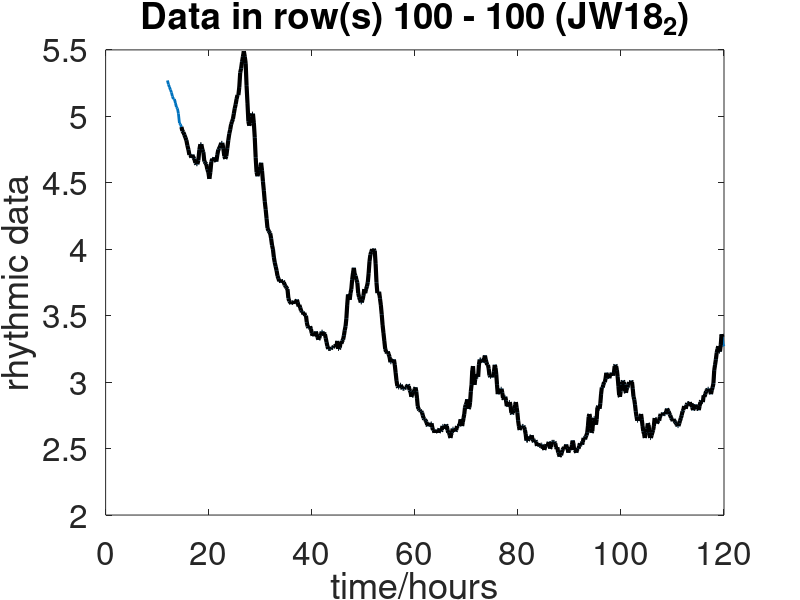
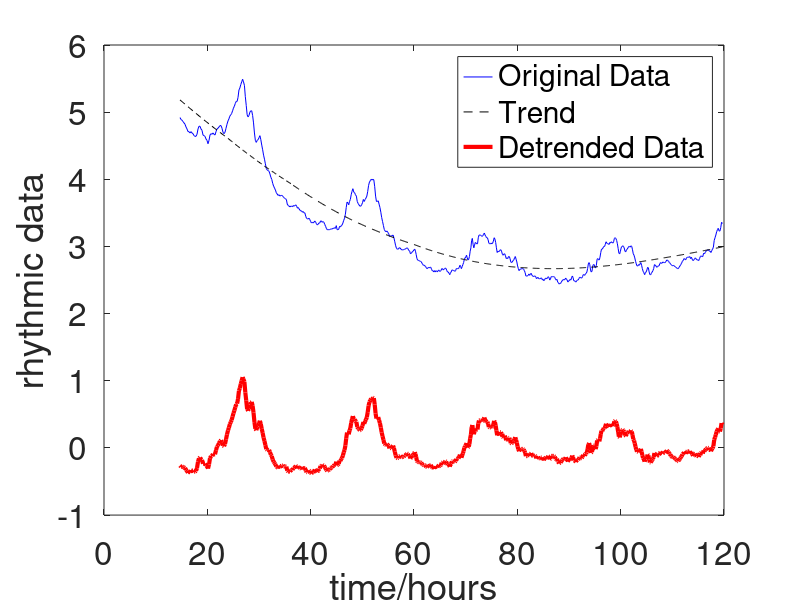
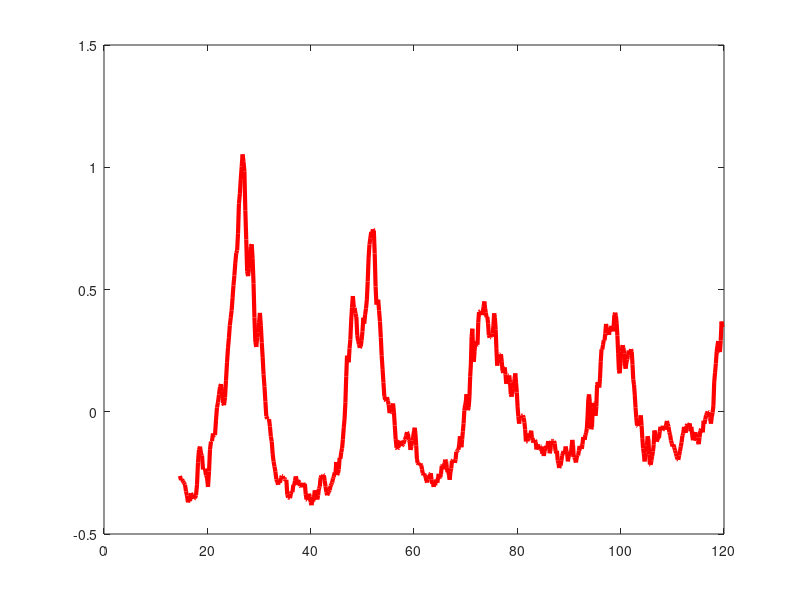

Recreate these plots in MATLAB, in order. (Note: this script raises an error after producing the figures.)
%%% Load 'CIRC_Data_Cell.mat'
%%% Select certain data entry for specific genotype
%%% Detrend, smooth, and normalize the data entry
%%% Prepare data for the optimization algorithms
%%% Written by Zheming An
clear, close all

%% Load race tube data from 'CIRC_Data_Cell.mat'
CIRC_Data_Cell = load('CIRC_Data_Cell.mat');
CIRC_Data_Cell = CIRC_Data_Cell.CIRC_Data_Cell;
Size_CIRC_Data_Cell = size(CIRC_Data_Cell,1);
data_range = 100; % check 'CIRC_Data_Cell.mat', select the data entries for specific genotypes,
                  % e.g., data_range = 100 corresponds to genotype JW18_2,
                  % data_range = 99:101 corresponds to the average of three
                  % entries of genotype JW18

allCIRC_Data = 0; 

for i = data_range
CIRC_LD_Phase_Data_1  = CIRC_Data_Cell{i,3}(1:end);
CIRC_LD_Time_Data     = CIRC_Data_Cell{i,2}(1:end);

figure(1);
plot(CIRC_LD_Time_Data, CIRC_LD_Phase_Data_1, 'LineWidth',2)
xlabel('time/hours')
ylabel('rhythmic data')
hold on

title_string = sprintf('Data in row(s) %d - %d (%s)', data_range(1), data_range(end), char(CIRC_Data_Cell{data_range(1),1})); 
title(title_string)
set(gca, 'FontSize', 24) 
allCIRC_Data = allCIRC_Data + CIRC_LD_Phase_Data_1; 
end

% Data truncation (based on the features of each data entry, remove the front and end of the data)
data_range_truncation = 15:685; % Choose manually to make the data processable
allCIRC_Data = allCIRC_Data(data_range_truncation);
CIRC_LD_Time_Data = CIRC_LD_Time_Data(data_range_truncation);

% Taking average if there are more than one entries selected
CIRC_LD_Phase_Data = allCIRC_Data / length(data_range);
figure(1);
plot(CIRC_LD_Time_Data, CIRC_LD_Phase_Data, 'k', 'LineWidth',3)



%% Detrend the selected race tube data by subtracting linear/quadratic/cubic trend
Detrend_LD_Data = detrend(CIRC_LD_Phase_Data,3); % Detrand by subtracting the cubic trend
figure(2);
plot(CIRC_LD_Time_Data, CIRC_LD_Phase_Data,'b',...
     CIRC_LD_Time_Data, CIRC_LD_Phase_Data - Detrend_LD_Data, '--k',...
     CIRC_LD_Time_Data, Detrend_LD_Data, 'r',...
     'LineWidth',3)
xlabel('time/hours')
ylabel('rhythmic data')
legend('Original Data', 'Trend', 'Detrended Data')
set(gca, 'FontSize', 24)



%% Smooth the detrended race tube data with function csaps (Cubic smoothing spline)
figure(3);
plot(CIRC_LD_Time_Data, Detrend_LD_Data,'r', 'LineWidth',3)
hold on

factor = 0.005; % factor is called the smoothing parameter
s0 = csaps(CIRC_LD_Time_Data, Detrend_LD_Data,factor);
fnplt(s0,'b',3); % plot the smoothed data
Smoothed_LD = fnval(s0,CIRC_LD_Time_Data);
xlabel('time/hours')
ylabel('rhythmic data')
legend('Detrended Data', 'Smoothed Data')
set(gca, 'FontSize', 24)



%% Normalize the smoothed race tube data to make the amplitude equals to 1
fh = figure(4); 
fh.WindowState = 'maximized';
plot(CIRC_LD_Time_Data, Detrend_LD_Data,'g', 'LineWidth',3)
hold on
xticks(0:24:120)
xlabel('time/hours')
ylabel('rhythmic data')
set(gca,'FontSize',24)
ylim([-1.1 1.1])
title_string_2 = sprintf('Data in %d - %d (%s), range in %d - %d,\n smoothing parameter = %d', ...
    data_range(1), data_range(end), char(CIRC_Data_Cell{data_range(1),1}),...
    data_range_truncation(1), data_range_truncation(end), factor); 
title(title_string_2)

% Find peaks of smoothed data
MinPeakDistance_pos = 100;
MinPeakDistance_neg = 100;
poly_fit_degree_pos = 5;
poly_fit_degree_neg = 5;

[pos_peak_value, pos_peak_time_index] = findpeaks(Smoothed_LD,'MinPeakDistance',MinPeakDistance_pos); 
[neg_peak_value, neg_peak_time_index] = findpeaks(-Smoothed_LD,'MinPeakDistance',MinPeakDistance_neg); 
pos_peak_time = CIRC_LD_Time_Data(pos_peak_time_index); 
neg_peak_time = CIRC_LD_Time_Data(neg_peak_time_index); 
number_of_peaks = min(length(pos_peak_time), length(neg_peak_time)); 
number_of_peaks_pos = length(pos_peak_time); 
number_of_peaks_neg = length(neg_peak_time); 

plot(CIRC_LD_Time_Data, Smoothed_LD,'--k', 'LineWidth',3)        

% generate the polynomial fitting line of the positive and negative peaks
amplitude_fitting_pos = polyfit([CIRC_LD_Time_Data(1);pos_peak_time(1 : number_of_peaks_pos);CIRC_LD_Time_Data(end)],...
    [pos_peak_value(1);pos_peak_value(1 : number_of_peaks_pos);pos_peak_value(end)],poly_fit_degree_pos); 
amplitude_fitting_neg = polyfit([CIRC_LD_Time_Data(1);neg_peak_time(1 : number_of_peaks_neg);CIRC_LD_Time_Data(end)],...
    -[neg_peak_value(1);neg_peak_value(1 : number_of_peaks_neg);neg_peak_value(end)],poly_fit_degree_neg); 
amplitude_regression_pos = polyval(amplitude_fitting_pos, CIRC_LD_Time_Data); 
amplitude_regression_neg = polyval(amplitude_fitting_neg, CIRC_LD_Time_Data); 
plot(CIRC_LD_Time_Data, amplitude_regression_pos, '-.r'); 
plot(CIRC_LD_Time_Data, amplitude_regression_neg, '-.b'); 

% Normalize the data with polynomial fitting lines
Normalized_amplitude_LD = zeros(length(Smoothed_LD),1); 

for i = 1 : length(Smoothed_LD)
    if Smoothed_LD(i) > 0
        Normalized_amplitude_LD(i) = Smoothed_LD(i) ./ amplitude_regression_pos(i);
    else
        Normalized_amplitude_LD(i) = Smoothed_LD(i) ./ -amplitude_regression_neg(i); 
    end
end

% Find peaks of the normalized data
[pos_peak_value_amplitude, pos_peak_time_index_amplitude]= findpeaks(Normalized_amplitude_LD,'MinPeakDistance',MinPeakDistance_pos); 
[neg_peak_value_amplitude, neg_peak_time_index_amplitude]= findpeaks(-Normalized_amplitude_LD ,'MinPeakDistance',MinPeakDistance_neg); 
pos_peak_time_amplitude = CIRC_LD_Time_Data(pos_peak_time_index_amplitude); 
neg_peak_time_amplitude = CIRC_LD_Time_Data(neg_peak_time_index_amplitude); 
number_of_peaks_amplitude = min(length(pos_peak_time_amplitude), length(neg_peak_time_amplitude)); 
Normalized_amplitude_LD(Normalized_amplitude_LD > ...
    max(pos_peak_value_amplitude)) = NaN; 
Normalized_amplitude_LD(Normalized_amplitude_LD < ...
    -max(neg_peak_value_amplitude)) = NaN; 

max_NA = max(Normalized_amplitude_LD); 
min_NA = min(Normalized_amplitude_LD); 
Normalized_amplitude_LD = Normalized_amplitude_LD * (max_NA - min_NA) / 2 + (max_NA + min_NA) / 2; 
Normalized_amplitude_LD = (Normalized_amplitude_LD - (max_NA + min_NA) * (max_NA - min_NA) / 4 - (max_NA + min_NA) / 2) / ((max_NA - min_NA)^2 / 4); 
plot(CIRC_LD_Time_Data, Normalized_amplitude_LD, 'm', 'LineWidth', 5)

legend('Detrended Data', 'Smoothed Data', 'Amplitude Regression (pos)', 'Amplitude Regression (neg)',...
       'Normalized Data', 'Location', 'southeast', 'AutoUpdate','off')
plot(CIRC_LD_Time_Data, zeros(length(CIRC_LD_Time_Data),1), '--', 'Color',[0.5 0.5 0.5], 'LineWidth',3)
plot(CIRC_LD_Time_Data, zeros(length(CIRC_LD_Time_Data),1) + 1,'--k', 'LineWidth',2)
plot(CIRC_LD_Time_Data, zeros(length(CIRC_LD_Time_Data),1) - 1,'--k', 'LineWidth',2)
scatter(pos_peak_time(1 : number_of_peaks_pos), pos_peak_value(1 : number_of_peaks_pos), 200, 'filled', 'r');
scatter(neg_peak_time(1 : number_of_peaks_neg), -neg_peak_value(1 : number_of_peaks_neg), 200, 'filled', 'b'); 
scatter(pos_peak_time_amplitude(1 : number_of_peaks_amplitude), pos_peak_value_amplitude(1 : number_of_peaks_amplitude), 100, 'filled', 'r');
scatter(neg_peak_time_amplitude(1 : number_of_peaks_amplitude), -neg_peak_value_amplitude(1 : number_of_peaks_amplitude), 100, 'filled', 'b'); 

% save normalized race tube data for optimization process
normalized_data_saved = [CIRC_LD_Time_Data(~isnan(Normalized_amplitude_LD)),...
    Normalized_amplitude_LD(~isnan(Normalized_amplitude_LD))]; 
save('normalized_data_saved','normalized_data_saved')
